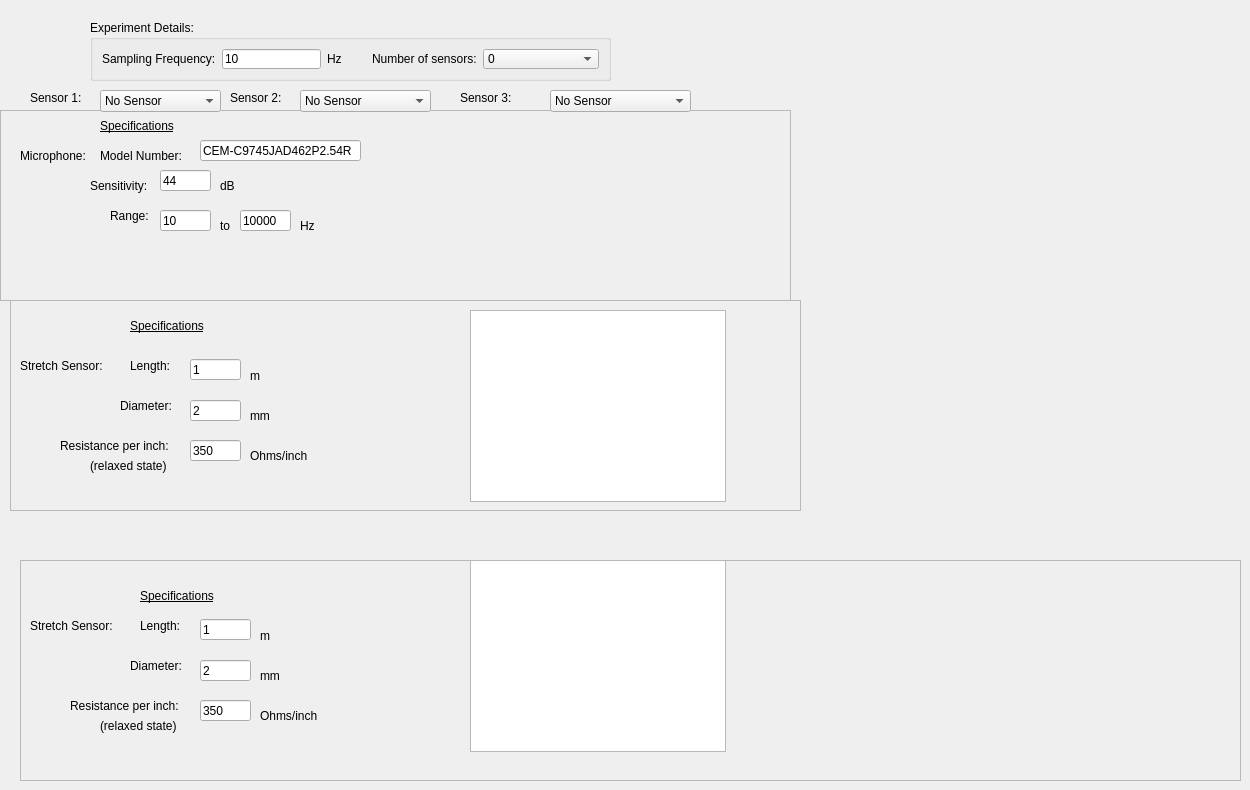
    <widget class="QWidget" name="tab_3">
     <attribute name="title">
      <string>Technical Specifications</string>
     </attribute>
     <widget class="QWidget" name="widget" native="true">
      <property name="geometry">
       <rect>
        <x>120</x>
        <y>140</y>
        <width>120</width>
        <height>80</height>
       </rect>
      </property>
     </widget>
     <widget class="QFrame" name="frame">
      <property name="geometry">
       <rect>
        <x>0</x>
        <y>110</y>
        <width>791</width>
        <height>191</height>
       </rect>
      </property>
      <property name="frameShape">
       <enum>QFrame::StyledPanel</enum>
      </property>
      <property name="frameShadow">
       <enum>QFrame::Raised</enum>
      </property>
      <widget class="QLabel" name="label_12">
       <property name="geometry">
        <rect>
         <x>20</x>
         <y>30</y>
         <width>131</width>
         <height>31</height>
        </rect>
       </property>
       <property name="text">
        <string>Microphone:</string>
       </property>
      </widget>
      <widget class="QLabel" name="label_13">
       <property name="geometry">
        <rect>
         <x>100</x>
         <y>0</y>
         <width>131</width>
         <height>31</height>
        </rect>
       </property>
       <property name="font">
        <font>
         <underline>true</underline>
        </font>
       </property>
       <property name="text">
        <string>Specifications</string>
       </property>
      </widget>
      <widget class="QLabel" name="label_24">
       <property name="geometry">
        <rect>
         <x>100</x>
         <y>30</y>
         <width>131</width>
         <height>31</height>
        </rect>
       </property>
       <property name="text">
        <string>Model Number:</string>
       </property>
      </widget>
      <widget class="QLineEdit" name="lineEdit_4">
       <property name="geometry">
        <rect>
         <x>200</x>
         <y>30</y>
         <width>161</width>
         <height>21</height>
        </rect>
       </property>
       <property name="text">
        <string>CEM-C9745JAD462P2.54R</string>
       </property>
      </widget>
      <widget class="QLabel" name="label_25">
       <property name="geometry">
        <rect>
         <x>90</x>
         <y>60</y>
         <width>131</width>
         <height>31</height>
        </rect>
       </property>
       <property name="text">
        <string>Sensitivity:</string>
       </property>
      </widget>
      <widget class="QLabel" name="label_26">
       <property name="geometry">
        <rect>
         <x>110</x>
         <y>90</y>
         <width>131</width>
         <height>31</height>
        </rect>
       </property>
       <property name="text">
        <string>Range:</string>
       </property>
      </widget>
      <widget class="QLineEdit" name="lineEdit_5">
       <property name="geometry">
        <rect>
         <x>160</x>
         <y>60</y>
         <width>51</width>
         <height>21</height>
        </rect>
       </property>
       <property name="text">
        <string>44</string>
       </property>
      </widget>
      <widget class="QLineEdit" name="lineEdit_6">
       <property name="geometry">
        <rect>
         <x>160</x>
         <y>100</y>
         <width>51</width>
         <height>21</height>
        </rect>
       </property>
       <property name="text">
        <string>10</string>
       </property>
      </widget>
      <widget class="QLineEdit" name="lineEdit_7">
       <property name="geometry">
        <rect>
         <x>240</x>
         <y>100</y>
         <width>51</width>
         <height>21</height>
        </rect>
       </property>
       <property name="text">
        <string>10000</string>
       </property>
      </widget>
      <widget class="QLabel" name="label_27">
       <property name="geometry">
        <rect>
         <x>220</x>
         <y>60</y>
         <width>131</width>
         <height>31</height>
        </rect>
       </property>
       <property name="text">
        <string>dB</string>
       </property>
      </widget>
      <widget class="QLabel" name="label_28">
       <property name="geometry">
        <rect>
         <x>220</x>
         <y>100</y>
         <width>31</width>
         <height>31</height>
        </rect>
       </property>
       <property name="text">
        <string>to</string>
       </property>
      </widget>
      <widget class="QLabel" name="label_29">
       <property name="geometry">
        <rect>
         <x>300</x>
         <y>100</y>
         <width>131</width>
         <height>31</height>
        </rect>
       </property>
       <property name="text">
        <string>Hz</string>
       </property>
      </widget>
      <widget class="QLabel" name="sensor1">
       <property name="geometry">
        <rect>
         <x>20</x>
         <y>10</y>
         <width>47</width>
         <height>13</height>
        </rect>
       </property>
       <property name="text">
        <string/>
       </property>
      </widget>
      <widget class="QLabel" name="label_41">
       <property name="geometry">
        <rect>
         <x>450</x>
         <y>20</y>
         <width>311</width>
         <height>151</height>
        </rect>
       </property>
       <property name="text">
        <string/>
       </property>
       <property name="pixmap">
        <pixmap>images/microphone.png</pixmap>
       </property>
      </widget>
     </widget>
     <widget class="QFrame" name="frame_2">
      <property name="geometry">
       <rect>
        <x>10</x>
        <y>300</y>
        <width>791</width>
        <height>211</height>
       </rect>
      </property>
      <property name="frameShape">
       <enum>QFrame::StyledPanel</enum>
      </property>
      <property name="frameShadow">
       <enum>QFrame::Raised</enum>
      </property>
      <widget class="QLabel" name="label_15">
       <property name="geometry">
        <rect>
         <x>10</x>
         <y>50</y>
         <width>131</width>
         <height>31</height>
        </rect>
       </property>
       <property name="text">
        <string>Stretch Sensor:</string>
       </property>
      </widget>
      <widget class="QLabel" name="label_16">
       <property name="geometry">
        <rect>
         <x>120</x>
         <y>50</y>
         <width>131</width>
         <height>31</height>
        </rect>
       </property>
       <property name="text">
        <string>Length:</string>
       </property>
      </widget>
      <widget class="QLabel" name="label_18">
       <property name="geometry">
        <rect>
         <x>110</x>
         <y>90</y>
         <width>131</width>
         <height>31</height>
        </rect>
       </property>
       <property name="text">
        <string>Diameter:</string>
       </property>
      </widget>
      <widget class="QLabel" name="label_19">
       <property name="geometry">
        <rect>
         <x>50</x>
         <y>130</y>
         <width>131</width>
         <height>31</height>
        </rect>
       </property>
       <property name="text">
        <string>Resistance per inch:</string>
       </property>
      </widget>
      <widget class="QLabel" name="label_20">
       <property name="geometry">
        <rect>
         <x>80</x>
         <y>150</y>
         <width>131</width>
         <height>31</height>
        </rect>
       </property>
       <property name="text">
        <string>(relaxed state)</string>
       </property>
      </widget>
      <widget class="QLineEdit" name="lineEdit">
       <property name="geometry">
        <rect>
         <x>180</x>
         <y>59</y>
         <width>51</width>
         <height>21</height>
        </rect>
       </property>
       <property name="text">
        <string>1</string>
       </property>
      </widget>
      <widget class="QLineEdit" name="lineEdit_2">
       <property name="geometry">
        <rect>
         <x>180</x>
         <y>100</y>
         <width>51</width>
         <height>21</height>
        </rect>
       </property>
       <property name="text">
        <string>2</string>
       </property>
      </widget>
      <widget class="QLineEdit" name="lineEdit_3">
       <property name="geometry">
        <rect>
         <x>180</x>
         <y>140</y>
         <width>51</width>
         <height>21</height>
        </rect>
       </property>
       <property name="text">
        <string>350</string>
       </property>
      </widget>
      <widget class="QLabel" name="label_21">
       <property name="geometry">
        <rect>
         <x>240</x>
         <y>60</y>
         <width>131</width>
         <height>31</height>
        </rect>
       </property>
       <property name="text">
        <string>m</string>
       </property>
      </widget>
      <widget class="QLabel" name="label_22">
       <property name="geometry">
        <rect>
         <x>240</x>
         <y>100</y>
         <width>131</width>
         <height>31</height>
        </rect>
       </property>
       <property name="text">
        <string>mm</string>
       </property>
      </widget>
      <widget class="QLabel" name="label_23">
       <property name="geometry">
        <rect>
         <x>240</x>
         <y>140</y>
         <width>131</width>
         <height>31</height>
        </rect>
       </property>
       <property name="text">
        <string>Ohms/inch</string>
       </property>
      </widget>
      <widget class="QGraphicsView" name="graphicsView_2">
       <property name="geometry">
        <rect>
         <x>460</x>
         <y>10</y>
         <width>256</width>
         <height>192</height>
        </rect>
       </property>
      </widget>
      <widget class="QLabel" name="sensor2">
       <property name="geometry">
        <rect>
         <x>10</x>
         <y>10</y>
         <width>47</width>
         <height>13</height>
        </rect>
       </property>
       <property name="text">
        <string/>
       </property>
      </widget>
      <widget class="QLabel" name="label_42">
       <property name="geometry">
        <rect>
         <x>120</x>
         <y>10</y>
         <width>131</width>
         <height>31</height>
        </rect>
       </property>
       <property name="font">
        <font>
         <underline>true</underline>
        </font>
       </property>
       <property name="text">
        <string>Specifications</string>
       </property>
      </widget>
     </widget>
     <widget class="QGroupBox" name="miscDataLayout_2">
      <property name="geometry">
       <rect>
        <x>90</x>
        <y>20</y>
        <width>521</width>
        <height>61</height>
       </rect>
      </property>
      <property name="sizePolicy">
       <sizepolicy hsizetype="Preferred" vsizetype="Preferred">
        <horstretch>0</horstretch>
        <verstretch>0</verstretch>
       </sizepolicy>
      </property>
      <property name="title">
       <string>Experiment Details:</string>
      </property>
      <property name="flat">
       <bool>false</bool>
      </property>
      <layout class="QGridLayout" name="gridLayout_13">
       <item row="0" column="0">
        <layout class="QHBoxLayout" name="checkboxLayout_3">
         <item>
          <widget class="QLabel" name="colorLabel_3">
           <property name="sizePolicy">
            <sizepolicy hsizetype="Fixed" vsizetype="Preferred">
             <horstretch>0</horstretch>
             <verstretch>0</verstretch>
            </sizepolicy>
           </property>
           <property name="minimumSize">
            <size>
             <width>50</width>
             <height>20</height>
            </size>
           </property>
           <property name="autoFillBackground">
            <bool>false</bool>
           </property>
           <property name="text">
            <string>Sampling Frequency:</string>
           </property>
           <property name="buddy">
            <cstring>colorComboBox</cstring>
           </property>
          </widget>
         </item>
         <item>
          <layout class="QHBoxLayout" name="checkboxLayout_4">
           <item>
            <widget class="QLineEdit" name="lineEdit_8">
             <property name="maximumSize">
              <size>
               <width>99</width>
               <height>100</height>
              </size>
             </property>
             <property name="text">
              <string>10</string>
             </property>
            </widget>
           </item>
           <item>
            <widget class="QLabel" name="colorLabel_4">
             <property name="sizePolicy">
              <sizepolicy hsizetype="Fixed" vsizetype="Preferred">
               <horstretch>0</horstretch>
               <verstretch>0</verstretch>
              </sizepolicy>
             </property>
             <property name="minimumSize">
              <size>
               <width>39</width>
               <height>20</height>
              </size>
             </property>
             <property name="autoFillBackground">
              <bool>false</bool>
             </property>
             <property name="text">
              <string>Hz</string>
             </property>
             <property name="buddy">
              <cstring>colorComboBox</cstring>
             </property>
            </widget>
           </item>
          </layout>
         </item>
         <item>
          <widget class="QLabel" name="colorLabel_2">
           <property name="sizePolicy">
            <sizepolicy hsizetype="Fixed" vsizetype="Preferred">
             <horstretch>0</horstretch>
             <verstretch>0</verstretch>
            </sizepolicy>
           </property>
           <property name="minimumSize">
            <size>
             <width>39</width>
             <height>20</height>
            </size>
           </property>
           <property name="autoFillBackground">
            <bool>false</bool>
           </property>
           <property name="text">
            <string>Number of sensors:</string>
           </property>
           <property name="buddy">
            <cstring>colorComboBox</cstring>
           </property>
          </widget>
         </item>
         <item>
          <widget class="QComboBox" name="comboBox">
           <item>
            <property name="text">
             <string>0</string>
            </property>
           </item>
           <item>
            <property name="text">
             <string>1</string>
            </property>
           </item>
           <item>
            <property name="text">
             <string>2</string>
            </property>
           </item>
           <item>
            <property name="text">
             <string>3</string>
            </property>
           </item>
          </widget>
         </item>
        </layout>
       </item>
      </layout>
     </widget>
     <widget class="QFrame" name="frame_3">
      <property name="geometry">
       <rect>
        <x>20</x>
        <y>560</y>
        <width>1221</width>
        <height>221</height>
       </rect>
      </property>
      <property name="frameShape">
       <enum>QFrame::StyledPanel</enum>
      </property>
      <property name="frameShadow">
       <enum>QFrame::Raised</enum>
      </property>
      <widget class="QLabel" name="label_30">
       <property name="geometry">
        <rect>
         <x>10</x>
         <y>50</y>
         <width>131</width>
         <height>31</height>
        </rect>
       </property>
       <property name="text">
        <string>Stretch Sensor:</string>
       </property>
      </widget>
      <widget class="QLabel" name="label_31">
       <property name="geometry">
        <rect>
         <x>120</x>
         <y>50</y>
         <width>131</width>
         <height>31</height>
        </rect>
       </property>
       <property name="text">
        <string>Length:</string>
       </property>
      </widget>
      <widget class="QLabel" name="label_32">
       <property name="geometry">
        <rect>
         <x>110</x>
         <y>90</y>
         <width>131</width>
         <height>31</height>
        </rect>
       </property>
       <property name="text">
        <string>Diameter:</string>
       </property>
      </widget>
      <widget class="QLabel" name="label_33">
       <property name="geometry">
        <rect>
         <x>50</x>
         <y>130</y>
         <width>131</width>
         <height>31</height>
        </rect>
       </property>
       <property name="text">
        <string>Resistance per inch:</string>
       </property>
      </widget>
      <widget class="QLabel" name="label_34">
       <property name="geometry">
        <rect>
         <x>80</x>
         <y>150</y>
         <width>131</width>
         <height>31</height>
        </rect>
       </property>
       <property name="text">
        <string>(relaxed state)</string>
       </property>
      </widget>
      <widget class="QLineEdit" name="lineEdit_9">
       <property name="geometry">
        <rect>
         <x>180</x>
         <y>59</y>
         <width>51</width>
         <height>21</height>
        </rect>
       </property>
       <property name="text">
        <string>1</string>
       </property>
      </widget>
      <widget class="QLineEdit" name="lineEdit_10">
       <property name="geometry">
        <rect>
         <x>180</x>
         <y>100</y>
         <width>51</width>
         <height>21</height>
        </rect>
       </property>
       <property name="text">
        <string>2</string>
       </property>
      </widget>
      <widget class="QLineEdit" name="lineEdit_11">
       <property name="geometry">
        <rect>
         <x>180</x>
         <y>140</y>
         <width>51</width>
         <height>21</height>
        </rect>
       </property>
       <property name="text">
        <string>350</string>
       </property>
      </widget>
      <widget class="QLabel" name="label_35">
       <property name="geometry">
        <rect>
         <x>240</x>
         <y>60</y>
         <width>131</width>
         <height>31</height>
        </rect>
       </property>
       <property name="text">
        <string>m</string>
       </property>
      </widget>
      <widget class="QLabel" name="label_36">
       <property name="geometry">
        <rect>
         <x>240</x>
         <y>100</y>
         <width>131</width>
         <height>31</height>
        </rect>
       </property>
       <property name="text">
        <string>mm</string>
       </property>
      </widget>
      <widget class="QLabel" name="label_37">
       <property name="geometry">
        <rect>
         <x>240</x>
         <y>140</y>
         <width>131</width>
         <height>31</height>
        </rect>
       </property>
       <property name="text">
        <string>Ohms/inch</string>
       </property>
      </widget>
      <widget class="QGraphicsView" name="graphicsView_3">
       <property name="geometry">
        <rect>
         <x>450</x>
         <y>0</y>
         <width>256</width>
         <height>192</height>
        </rect>
       </property>
      </widget>
      <widget class="QLabel" name="sensor3">
       <property name="geometry">
        <rect>
         <x>10</x>
         <y>10</y>
         <width>47</width>
         <height>13</height>
        </rect>
       </property>
       <property name="text">
        <string/>
       </property>
      </widget>
      <widget class="QLabel" name="label_43">
       <property name="geometry">
        <rect>
         <x>120</x>
         <y>20</y>
         <width>131</width>
         <height>31</height>
        </rect>
       </property>
       <property name="font">
        <font>
         <underline>true</underline>
        </font>
       </property>
       <property name="text">
        <string>Specifications</string>
       </property>
      </widget>
     </widget>
     <widget class="QLabel" name="label_38">
      <property name="geometry">
       <rect>
        <x>30</x>
        <y>90</y>
        <width>61</width>
        <height>16</height>
       </rect>
      </property>
      <property name="text">
       <string>Sensor 1:</string>
      </property>
     </widget>
     <widget class="QLabel" name="label_39">
      <property name="geometry">
       <rect>
        <x>230</x>
        <y>90</y>
        <width>61</width>
        <height>16</height>
       </rect>
      </property>
      <property name="text">
       <string>Sensor 2:</string>
      </property>
     </widget>
     <widget class="QLabel" name="label_40">
      <property name="geometry">
       <rect>
        <x>460</x>
        <y>90</y>
        <width>61</width>
        <height>16</height>
       </rect>
      </property>
      <property name="text">
       <string>Sensor 3:</string>
      </property>
     </widget>
     <widget class="QComboBox" name="comboBox_3">
      <property name="geometry">
       <rect>
        <x>100</x>
        <y>90</y>
        <width>121</width>
        <height>22</height>
       </rect>
      </property>
      <item>
       <property name="text">
        <string>No Sensor</string>
       </property>
      </item>
      <item>
       <property name="text">
        <string>Microphone</string>
       </property>
      </item>
      <item>
       <property name="text">
        <string>Stretch Sensor</string>
       </property>
      </item>
      <item>
       <property name="text">
        <string>I2C Sensor</string>
       </property>
      </item>
     </widget>
     <widget class="QComboBox" name="comboBox_4">
      <property name="geometry">
       <rect>
        <x>300</x>
        <y>90</y>
        <width>131</width>
        <height>22</height>
       </rect>
      </property>
      <item>
       <property name="text">
        <string>No Sensor</string>
       </property>
      </item>
      <item>
       <property name="text">
        <string>Microphone</string>
       </property>
      </item>
      <item>
       <property name="text">
        <string>Stretch Sensor</string>
       </property>
      </item>
      <item>
       <property name="text">
        <string>I2C Sensor</string>
       </property>
      </item>
     </widget>
     <widget class="QComboBox" name="comboBox_5">
      <property name="geometry">
       <rect>
        <x>550</x>
        <y>90</y>
        <width>141</width>
        <height>22</height>
       </rect>
      </property>
      <item>
       <property name="text">
        <string>No Sensor</string>
       </property>
      </item>
      <item>
       <property name="text">
        <string>Microphone</string>
       </property>
      </item>
      <item>
       <property name="text">
        <string>Stretch Sensor</string>
       </property>
      </item>
      <item>
       <property name="text">
        <string>I2C Sensor</string>
       </property>
      </item>
     </widget>
    </widget>
